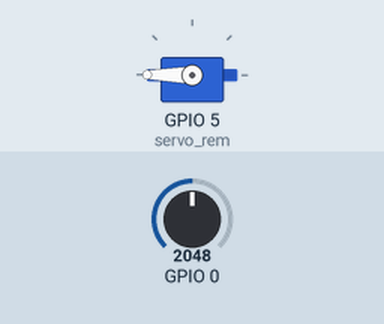
Bench run of a sketch on a simulated ESP32. On the bench: servo. Inputs (shaded band) come from the test bench; at power-on: GPIO 0 = 2048.

Above: at 1.2 s.
1.3 s: GPIO 0 set to 2446
2.8 s: GPIO 0 set to 2563
At 3.8 s:
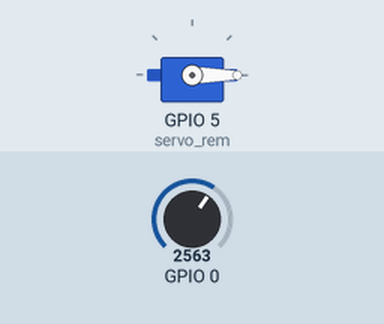
4.3 s: GPIO 0 set to 491
At 5.0 s:
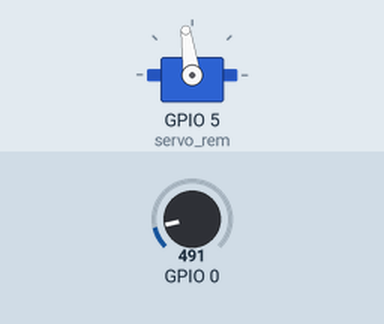
5.8 s: GPIO 0 set to 0
At 6.1 s:
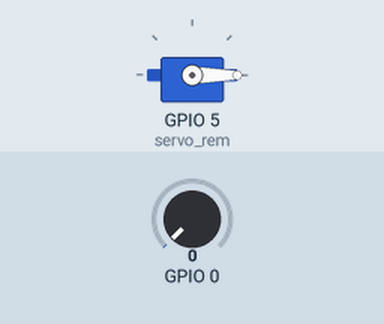
7.3 s: GPIO 0 set to 1228
At 8.4 s:
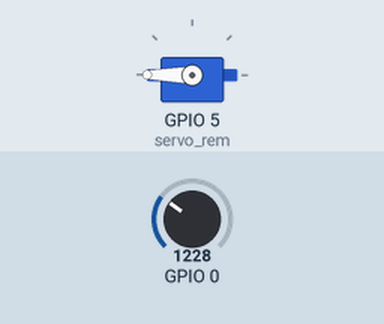
Timing chart, 0 to 9.8 s (numbered marks = the images above; inputs shaded):
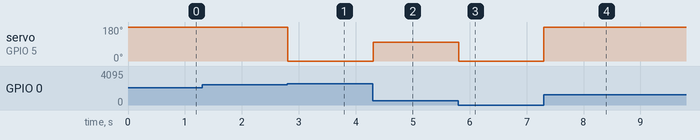

The sketch:

qwertyuiop.ino
```cpp
#include <Servo.h> // esto es una libreria de servos
Servo servo_rem;

void setup() {
  // put your setup code here, to run once:
  pinMode(A0, INPUT); //aqui el arduino usara el pin A01 y resibira informacion
  servo_rem.attach(5, 900, 2100);//se va a usar el pin numero 5 y los otros son valores limites de pulso en microsegundos. y el attach sirve para conectar el servo al pin digital.

}

void loop() {
  // put your main code here, to run repeatedly:
  servo_rem.write(analogRead(0) / (1023/180)); //aqui se divide el numero de movimientos del potenciometro por el numero de grados que maneja el microservo
  delay(10); // este delay para no sobre calentar el micro servo
}
```

Measured:
- the behaviour switches between 2499 and 2500 on GPIO 0 (found by bisection; images 0 and 1)
- after the input at 1.3 s, every drawn part: stays the same
- after the input at 2.8 s, servo on GPIO 5 (servo_rem): 180° → 0° at once
- after the input at 4.3 s, servo on GPIO 5 (servo_rem): 0° → 98° at once
- after the input at 5.8 s, servo on GPIO 5 (servo_rem): 98° → 0° at once
- after the input at 7.3 s, servo on GPIO 5 (servo_rem): 0° → 180° at once
